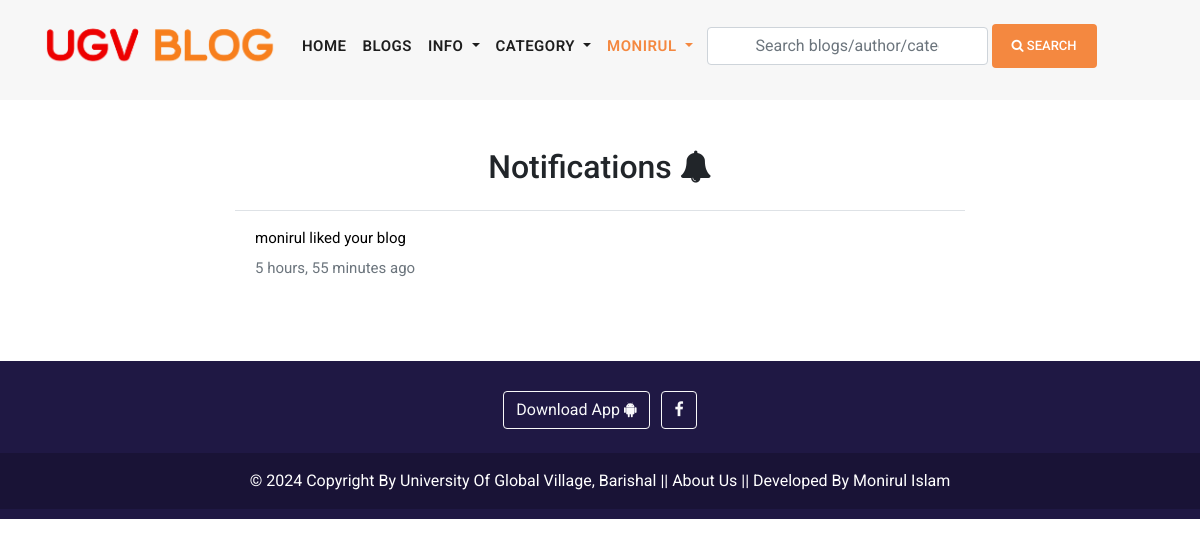
The app's page /user_notifications/ (signed in), older data.
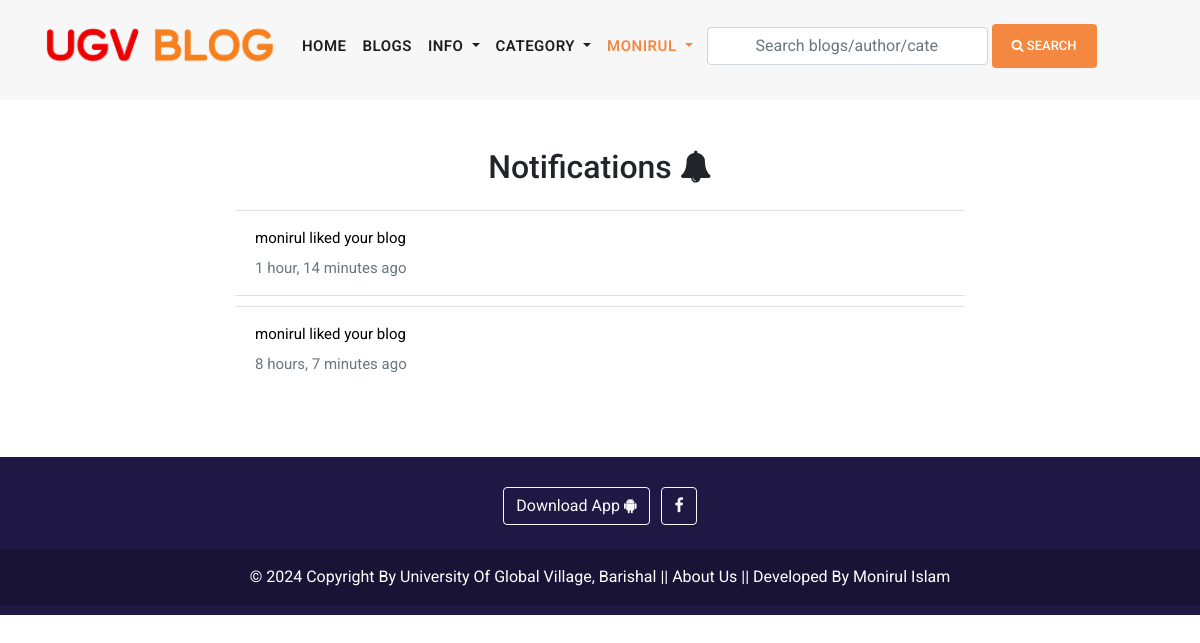
The same page, newer data.
### blog/models.py (models this page shows, shortened)
class Site(models.Model):
    header_logo = models.ImageField(upload_to="site_info")
    footer_logo = models.ImageField(upload_to="site_info")
    site_name = models.CharField(max_length=25)

### notification/models.py (models this page shows, shortened)
class Notification(models.Model):
    NOTIFICATION_TYPES = {
        "Blog", "Like", "Follow"
    }
    content_type = models.ForeignKey (
        ContentType,
        on_delete=models.CASCADE
    )
    object_id = models.BigIntegerField()
    content_object =GenericForeignKey('content_type', 'object_id')
    user = models.ForeignKey(
        User,
        related_name ='user_notifications',
        on_delete = models.CASCADE
    )
    text = models.CharField(max_length=150)
    is_seen = models.BooleanField(default=False)
    notification_types = models.CharField(
        max_length = 20,
        choices = list(zip(NOTIFICATION_TYPES, NOTIFICATION_TYPES))
    )
    created_date = models.DateTimeField(auto_now_add=True)

### user_profile/views.py (the view)
# urls.py: path('user_notifications/',user_notifications, name='user_notifications'),
@login_required(login_url ='login')
def user_notifications(request):
    notifications = Notification.objects.filter(
        user = request.user,
        is_seen = False
    )
    for notification in notifications:
        notification.is_seen = True
        notification.save()
    return render(request,'notifactions.html')

### blog/context_processors.py (called while the page is built)
def get_all_categories(request):
    categories = Category.objects.all()[:20]
    category_counts = []
    for category in categories:
        blog_count = Blog.objects.filter(category=category).count()
        if blog_count > 0:  # Only include non-empty categories
            category_counts.append({'category': category, 'blog_count': blog_count})
    context = {
        "categories":categories,
        "category_counts": category_counts,
    }
    return context

def site_info(request):
    site = Site.objects.all()
    context = {
        "site":site,
    }
    return context

def ugv_ads(request):
    latest_ad = Ugv_Ad.objects.all()
    context =  {
        'latest_ad': latest_ad,
    }
    return context

### user_profile/context_processors.py (called while the page is built)
def user_notifications(request):
    context = {}
    if request.user.is_authenticated:
        notifications = Notification.objects.filter(
            user = request.user
        ).order_by('-created_date')
        unseen = notifications.exclude(is_seen = True)
        context['notifications'] = notifications
        context['unseen'] = unseen.count()
    return context

### templates/notifactions.html (shortened to what this page needs)
{% extends 'base.html' %}
{% load static %}
{% block content %}
<section class="notifications">
    <div class="container">
        <div class="row justify-content-center mt-5">
            <div class="col-md-8">
                <h2 class="text-center mb-4">Notifications <i class="fa fa-bell"></i></h2>
                {% if notifications %}
                    <ul class="list-group list-group-flush">
                        {% for notification in notifications|slice:"50" %}
                            {% if notification.content_object %}
                                <li class="list-group-item notification-item">
                                    {% if notification.notification_types == 'Blog' or notification.notification_types == 'Like' %}
                                        <a class="text-decoration-none notification-link" href="{% if notification.content_object.slug %}{% url 'blog_details' notification.content_object.slug %}{% endif %}">
                                            <p>{{notification.text}}</p>
                                            <p class="text-muted">{{notification.created_date|timesince}} ago</p>
                                        </a>
                                    {% else %}
                                        <a class="text-decoration-none notification-link" href="{% url 'view_user_information' notification.content_object.followed_by.username %}">
                                            <p>{{notification.text}}</p>
                                            <p class="text-muted">{{notification.created_date|timesince}} ago</p>
                                        </a>
                                    {% endif %}
                                </li>
                            {% endif %}
                        {% endfor %}
                    </ul>
                {% else %}
                    <p class="text-center">No notifications yet.</p>
                {% endif %}
            </div>
        </div>
    </div>
</section>
{% endblock content %}

### templates/header.html (shortened to what this page needs)
{% load static %}
<header class="sticky-header">
    <nav class="navbar navbar-expand-lg">
        <div class="container">
            {% for site_instance in site %}
            <a  class="navbar-brand" href="{% url 'home'  %}"><img draggable="false" style="width: 230px; height: 50px;" src="{{site_instance.header_logo.url}}" alt=""></a>
            {% endfor %}
        <div class="collapse navbar-collapse" id="navbarResponsive">
            <ul class="navbar-nav ml-auto">
            <li class="nav-item {% if request.path == '/' %}active{% endif %}">
                <a class="nav-link" href="{% url 'home' %}">Home
                </a>
            </li>
            <li class="nav-item {% if request.path == '/blogs/' %}active{% endif %}">
                <a class="nav-link" href="{% url 'blogs' %}">Blogs</a>
            </li>
            <li class="nav-item dropdown {% if '/top-bloggers/' in request.path %}active {% elif '/about/' in request.path %} active {% elif '/contact/' in request.path %} active {% elif '/archive/' in request.path %} active {% endif %}  ">
                <a class="nav-link dropdown-toggle" href="#" id="navbarDropdown" role="button" data-toggle="dropdown" aria-haspopup="true" aria-expanded="false">
                  Info
                </a>
            </li>
            <li class="nav-item dropdown {% if '/category_blogs/' in request.path %} active {% endif %}">
                <a class="nav-link dropdown-toggle" href="#" id="navbarDropdown" role="button" data-toggle="dropdown" aria-haspopup="true" aria-expanded="false">
                  Category
                </a>
            </li>
            <li>
                {% if request.user.is_authenticated %}
                <li class="nav-item dropdown {% if '/profile/' in request.path %}active {% elif '/user_notifications/' in request.path %}active {% elif '/wishlist/' in request.path %}active {% elif '/line_chart/' in request.path %}active {% endif %} ">
                    <a class="nav-link dropdown-toggle" href="#" id="navbarDropdown" role="button" data-toggle="dropdown" aria-haspopup="true" aria-expanded="false">
                      {% if request.user.username %}
                      {{request.user.username}}
                      {% endif %}
                    </a>
                </li>
                {% else %}
                <li class="nav-item
                {% if request.path == '/login/' %}active{% endif %}">
                    <a class="nav-link" href="{% url 'login' %}">LOGIN</a>
                </li>
                {% endif %}
            </li>
            </ul>
            <form class="form-inline d-flex flex-nowrap my-2 ml-auto search_form" action="{% url 'search_blogs' %}" method="GET" >
                <input class="form-control px-5" name="search" type="text" placeholder="Search blogs/author/category/tags "  required>
                <button class="btn btn-primary ml-1"><i class="fa fa-search"></i> Search</button>
            </form>
        </div>
        </div>
    </nav>
</header>

### templates/footer.html (shortened to what this page needs)
{% load static %}
{% for site in site %}
<div  class="container-fluid my-3 custom-container">
<footer class=" text-center text-white" style="background-color: #1F1844;">
  <div class="container-fluid p-3 pb-0">
    <section class="mb-1">
      <a class="btn btn-outline-light btn-floating m-1" href="#" role="button"
        >Download App  <i class="fa fa-android"></i
      ></a>
      <a class="btn btn-outline-light btn-floating m-1" href="https://www.facebook.com/ugvbarisal/" role="button"
        ><i class="fa fa-facebook-f"></i
      ></a>
    </section>
  </div>
  <div class="text-center p-3" style="background-color: rgba(0, 0, 0, 0.2);">
    <a  class="text-white" target="_blank" href="https://ugv.edu.bd/">© 2024 Copyright By University Of Global Village, Barishal</a> ||
    <a class="text-white"  href="{% url 'about' %}">About Us</a> ||
    <a class="text-white" target="_blank" href="https://www.facebook.com/moniruldevelopers"> Developed By Monirul Islam</a>
  </div>
</footer>
</div>
{% endfor %}

Row changes from the older to the newer data that the page shows:
no longer on this page (row unchanged): Notification: text "monirul liked your blog", created_date "5 hours, 55 minutes"
added Notification: text "monirul liked your blog", created_date "1 hour, 14 minutes"
now on this page (row unchanged): Notification: text "monirul liked your blog", created_date "8 hours, 7 minutes"
